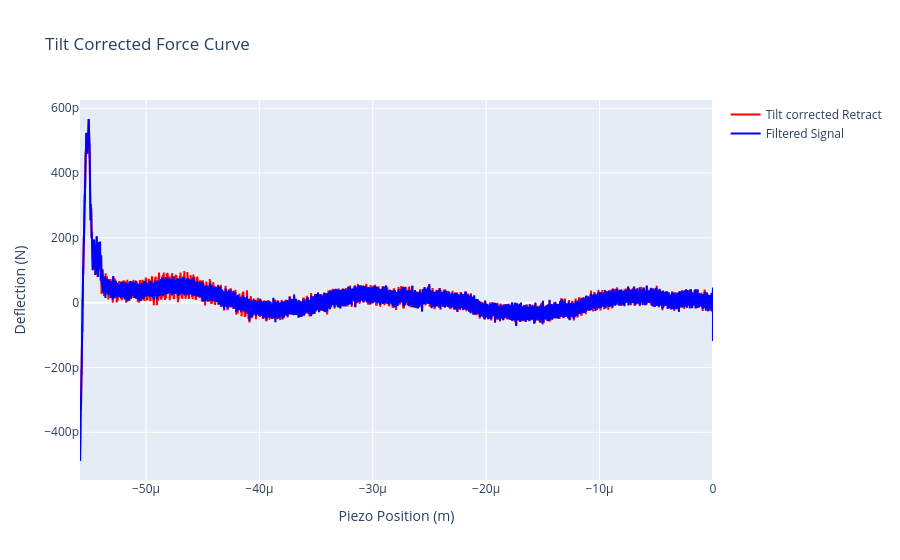

This figure's notebook cell:
### Code cell
# plot in plotly
fig = go.Figure()
fig.add_trace(go.Scatter(x=ret_piezo, y=tilt_ret_deflection_N, mode='lines', name='Tilt corrected Retract', line=dict(color='red', width=2)))
fig.add_trace(go.Scatter(x=ret_piezo, y=fft_filtered_signal, mode='lines', name='Filtered Signal', line=dict(color='blue', width=2)))
fig.update_layout(title='Tilt Corrected Force Curve', xaxis_title='Piezo Position (m)', yaxis_title='Deflection (N)', showlegend=True)
fig.show()

### Figure 1 — Plotly figure (JSON) as saved in the notebook; plotly's stock layout.template omitted (floating-point values rounded to 4 significant figures; data arrays with more than 128 entries replaced by an {"elided": "..."} marker saying what was removed)
{"data": [{"line": {"color": "red", "width": 2}, "mode": "lines", "name": "Tilt corrected Retract", "type": "scatter", "x": {"elided": "37849 float values"}, "y": {"elided": "37849 float values"}}, {"line": {"color": "blue", "width": 2}, "mode": "lines", "name": "Filtered Signal", "type": "scatter", "x": {"elided": "37849 float values"}, "y": {"elided": "37849 float values"}}], "layout": {"showlegend": true, "title": {"text": "Tilt Corrected Force Curve"}, "xaxis": {"title": {"text": "Piezo Position (m)"}}, "yaxis": {"title": {"text": "Deflection (N)"}}}}
